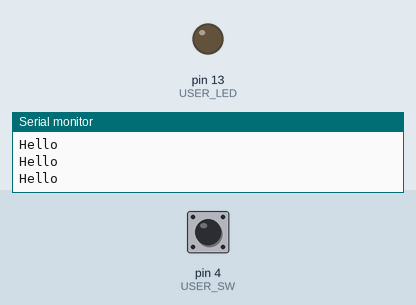
Simulated run of this sketch. Board: Arduino Uno, built with avr-gcc and run on an emulated ATmega328P. Parts: output pins drawn as LEDs (lit = HIGH), the last lines printed to the serial monitor. Inputs (shaded band) come from the test bench; at power-on: pin 4 (USER_SW) HIGH.

Above: at 3.8 s.
3.9 s: pin 4 (USER_SW) pulled LOW for 1.3 s
At 4.3 s:
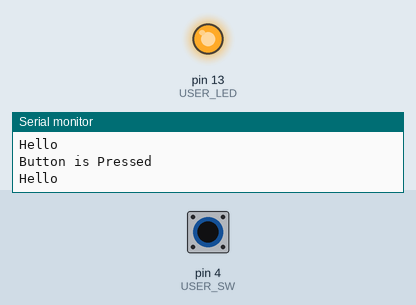
7.5 s: pin 4 (USER_SW) pulled LOW for 3.2 s
At 12.0 s:
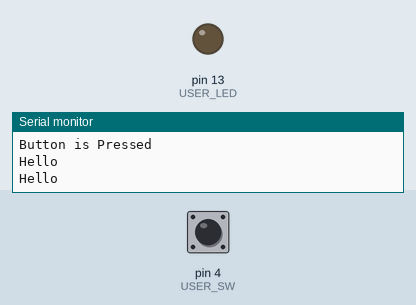
Timing chart, 0 to 13.5 s (numbered marks = the images above; inputs shaded):
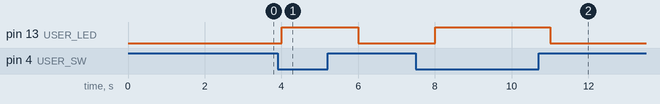

The sketch:

p3.ino
```cpp
const int USER_LED = 13;
const int USER_SW = 4;

void setup() {
pinMode(USER_LED, OUTPUT);
pinMode(USER_SW, INPUT_PULLUP);
Serial.begin(9600);
  // put your setup code here, to run once:

}

void loop() {
  Serial.println("Hello");
  delay(1000);

  int buttonState=digitalRead(4);
  if (buttonState==LOW){
    digitalWrite(USER_LED, HIGH);
    Serial.println("Button is Pressed");
  }
  else
  digitalWrite(13, LOW);

  // put your main code here, to run repeatedly:

}
```

Measured:
- after the input at 3.9 s, pin 13 (USER_LED): LOW → HIGH after 0.10 s, → LOW 2.0 s later
- after the input at 7.5 s, pin 13 (USER_LED): LOW → HIGH after 0.50 s, → LOW 3.0 s later
